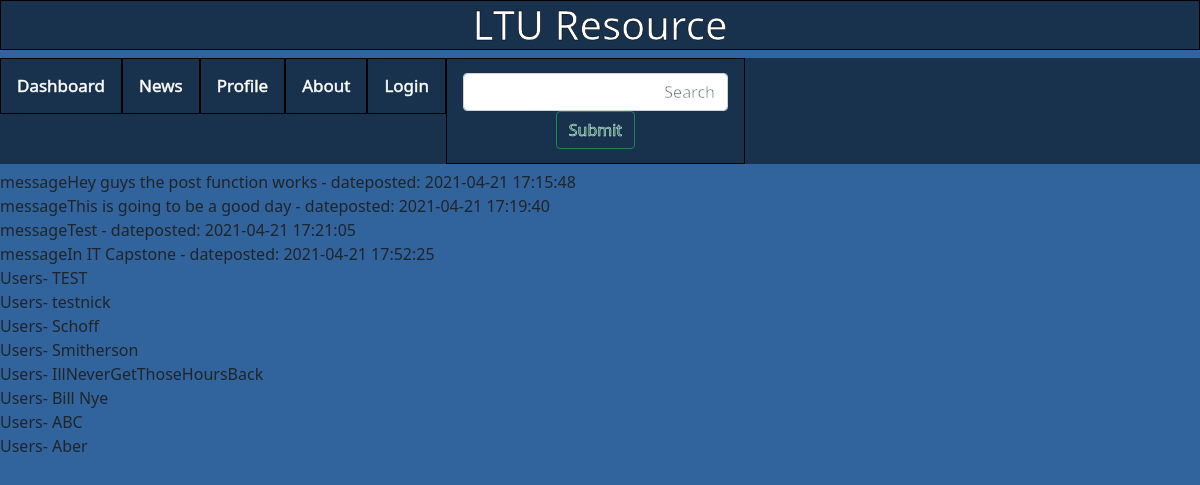
The app's page /SearchAction.php with its own data.
### tables this page shows
CREATE TABLE IF NOT EXISTS `post` (
  `postid` int NOT NULL AUTO_INCREMENT,
  `message` varchar(256) NOT NULL,
  `dateposted` datetime NOT NULL DEFAULT CURRENT_TIMESTAMP,
  `file` varchar(32) DEFAULT NULL,
  `userid` int NOT NULL,
  PRIMARY KEY (`postid`),
  KEY `userid` (`userid`)
);

CREATE TABLE IF NOT EXISTS `user` (
  `userid` int NOT NULL AUTO_INCREMENT,
  `nickname` varchar(32) NOT NULL,
  `password` varchar(32) NOT NULL,
  `email` varchar(32) NOT NULL,
  `profilepicture` varchar(32) DEFAULT NULL,
  `bio` varchar(128) DEFAULT NULL,
  `fname` varchar(32) DEFAULT NULL,
  `lname` varchar(32) DEFAULT NULL,
  `dob` date DEFAULT NULL,
  PRIMARY KEY (`userid`)
);

### SearchAction.php (the view, shortened to what this page needs)
<?php
include 'Connection.php';
$search = $_REQUEST['input'];
$sqlget = "SELECT post.message, post.dateposted, user.nickname FROM post LEFT JOIN user ON post.userid = user.userid WHERE message LIKE '%$search%'";
$sqlsnag = "SELECT nickname FROM user WHERE nickname LIKE '%$search%'";
$result = $conn->query($sqlget);
$result2 = $conn->query($sqlsnag);
if (isset($_SESSION["user"]) && !empty($_SESSION["user"])){
	echo "<!doctype html>
	<html>
	<head>
	<meta charset='utf-8'>
	<title>Untitled Document</title>
		<link href='https://cdn.jsdelivr.net/npm/bootstrap@5.0.0-beta3/dist/css/bootstrap.min.css' rel='stylesheet'>
		<link href = 'Style.css' rel = 'stylesheet'>
	</head>
	<body>
		<h1 class = 'header'> LTU Resource</h1>
		<div class='topnav'>
			<a class='dash' href='Dashboard.php'>Dashboard</a>
			<a class='das' href='News.php'>News</a>
			<a class='dash' href='Profile.html'>Profile</a>
			<a class='dash' href='About.php'>About</a>
			<a class='dash' href='Logout.php'>Logout</a>
			<a>
				<form class='dash' action = 'SearchAction.php'>
					<input class='form-control me-2'  id = 'input' name = 'input' type='text' placeholder='Search' aria-label='Search' style = 'width: 100%; text-align: right; color: black;'>
					<input class='btn btn-outline-success' type='submit'>
				</form>
			</a>
		</div>
	</body>
	</html>";
	}
else{
	echo "<!doctype html>
	<html>
	<head>
	<meta charset='utf-8'>
	<title>Untitled Document</title>
		<link href='https://cdn.jsdelivr.net/npm/bootstrap@5.0.0-beta3/dist/css/bootstrap.min.css' rel='stylesheet'>
		<link href = 'Style.css' rel = 'stylesheet'>
	</head>
	<body>
		<h1 class = 'header'> LTU Resource</h1>
		<div class='topnav'>
			<a class='dash' href='Dashboard.php'>Dashboard</a>
			<a class='das' href='News.php'>News</a>
			<a class='dash' href='Profile.html'>Profile</a>
			<a class='dash' href='About.php'>About</a>
			<a class='dash' href='Login.php'>Login</a>
			<a>
				<form class='dash' action = 'SearchAction.php'>
					<input class='form-control me-2'  id = 'input' name = 'input' type='text' placeholder='Search' aria-label='Search' style = 'width: 100%; text-align: right; color: black;'>
					<input class='btn btn-outline-success' type='submit'>
				</form>
			</a>
		</div>
	</body>
	</html>";
	}
if ($result->num_rows > 0) {
  while($row = $result->fetch_assoc()) {
    echo "message" . $row["message"]. " - dateposted: " . $row["dateposted"]. " <br>";
  }
} else {
  echo "Posts- 0 results" . "<br>";
}
if ($result2->num_rows > 0) {
  while($row = $result2->fetch_assoc()) {
    echo "Users- " . $row["nickname"]. "<br>";
  }
} else {
  echo "Profiles- ". "0 results";
}
?>

### Style.css (style rules this page uses)
body { background-color: #31639C; width: 100%; height: 100%; }
.header { background-color: rgba(0, 0, 0, 0.5); color: white; text-align: center; border: 1px solid black; -webkit-text-stroke: .5px black; }
.topnav { align-items: center; background-color: rgba(0, 0, 0, 0.5); overflow: hidden; display: inline-block; width: 100%; -webkit-text-stroke: .5px white; font-weight: 500; }
.topnav a { float: left; color: white; text-align: center; padding: 14px 16px; text-decoration: none; font-size: 17px; border: 1px solid black }
form { color: white; }

### records on screen
post: message "Hey guys the post function works", dateposted "2021-04-21 17:15:48"
post: message "This is going to be a good day", dateposted "2021-04-21 17:19:40"
post: message "Test", dateposted "2021-04-21 17:21:05"
post: message "In IT Capstone", dateposted "2021-04-21 17:52:25"
user: nickname "TEST"
user: nickname "testnick"
user: nickname "Schoff"
user: nickname "Smitherson"
user: nickname "IllNeverGetThoseHoursBack"
user: nickname "Bill Nye"
user: nickname "ABC"
user: nickname "Aber"
